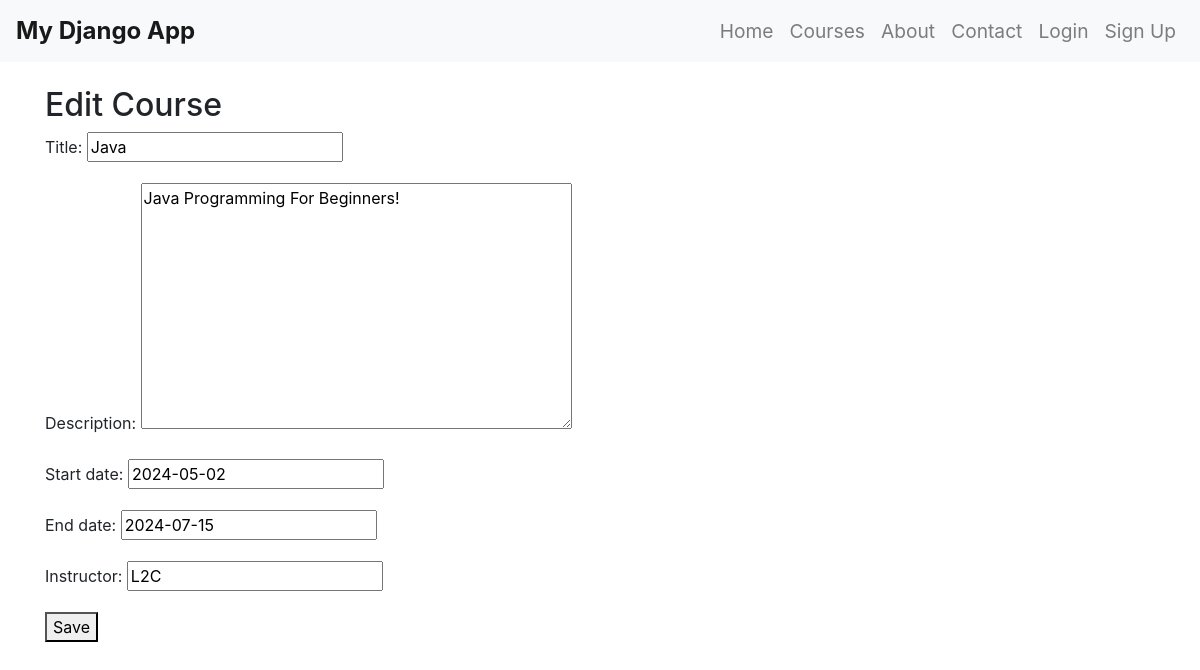
Page /course/edit/1/ (signed in) on the committed database.
### courses/models.py (models this page shows, shortened)
class Course(models.Model):
    title = models.CharField(max_length=200)
    description = models.TextField()
    start_date = models.DateField()
    end_date = models.DateField()
    instructor = models.CharField(max_length=100)

### courses/views.py (the view)
# urls.py: path('course/edit/<int:pk>/', views.course_edit, name='course_edit'),
@login_required
def course_edit(request, pk=None):
    if pk:
        course = get_object_or_404(Course, pk=pk)
    else:
        course = Course()
    if request.method == 'POST':
        form = CourseForm(request.POST, instance=course)
        if form.is_valid():
            form.save()
            return redirect('course_list')
    else:
        form = CourseForm(instance=course)
    return render(request, 'courses/course_edit.html', {'form': form})

### courses/forms.py
class CourseForm(forms.ModelForm):
    class Meta:
        model = Course
        fields = ['title', 'description', 'start_date', 'end_date', 'instructor']

### courses/templates/courses/course_edit.html (shortened to what this page needs)
{% extends 'base_generic.html' %}
{% block content %}
<h2>Edit Course</h2>
<form method="post">
    {{ form.as_p }}
    <button type="submit">Save</button>
</form>
{% endblock %}

### rows in the picture
Course: title "Java", description "Java Programming For Beginners!", start_date "2024-05-02", end_date "2024-07-15", instructor "L2C"
